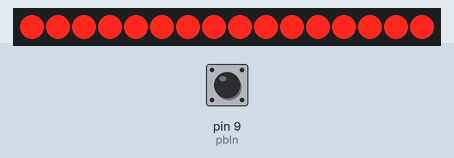
Recording of a sketch running on a simulated Arduino Uno, built with avr-gcc and run on an emulated ATmega328P. Parts: 16 shift-register outputs drawn as a row of LEDs (first output left, lit = HIGH). Wiring (inferred from the names in the program): 2 × shift register (74HC595): data pin 14; shift clock pin 16; latch pin 15. Wiring (inferred from the signals the program sends): row of LEDs: on Q0, Q1, Q2, Q3, Q4, Q5, Q6, Q7, Q8, Q9, Q10, Q11, Q12, Q13, Q14, Q15. Inputs (shaded band) come from the test bench; at power-on: pin 9 (pbIn) LOW.

Above: at 1.2 s.
1.3 s: pin 9 (pbIn) driven HIGH
At 2.6 s:
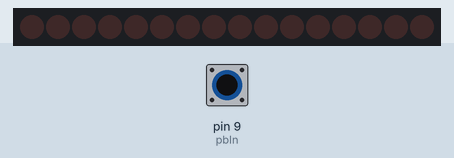
3.0 s: pin 9 (pbIn) pulsed LOW 5 times (0.12 s each, 0.3 s apart)
At 5.6 s:
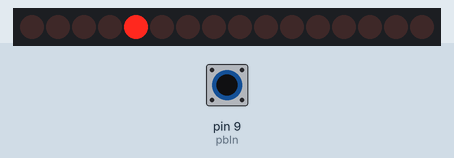
6.0 s: pin 9 (pbIn) pulsed LOW 2 times (0.12 s each, 0.3 s apart)
At 7.2 s:
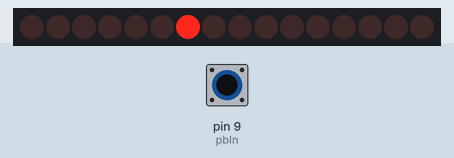
Timing chart, 0 to 9.0 s (numbered marks = the images above; inputs shaded):
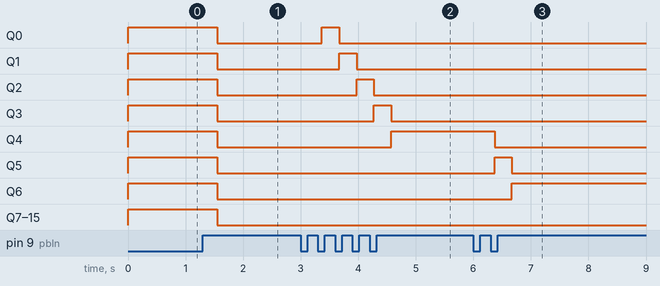

Measured:
- after the input at 1.3 s, Q0–15: HIGH → LOW after 0.25 s
- after the input at 3.0 s, Q0: LOW → HIGH after 0.37 s, → LOW 0.30 s later; Q1: LOW → HIGH after 0.67 s, → LOW 0.30 s later; Q2: LOW → HIGH after 0.97 s, → LOW 0.30 s later; Q3: LOW → HIGH after 1.3 s, → LOW 0.30 s later; Q4: LOW → HIGH after 1.6 s
- after the input at 6.0 s, Q4: HIGH → LOW after 0.37 s; Q5: LOW → HIGH after 0.37 s, → LOW 0.30 s later; Q6: LOW → HIGH after 0.67 s

The sketch:

Seven_Segment_Display_Bit_Cycling.ino
```cpp
int dataPin = 14; // SER
int latchPin = 15; // RCLK
int clockPin = 16; // SRCLK
int pbIn = 9 ;// button at pin 9;

int tDelay = 250; // debounce method
int i = 0; // counter for 7SegDisplay
int j = 0; // counter for 7SegDisplay
int k = 0; // counter reset LED
int buttonPressCounter = 0;
boolean state = LOW; // button state is not pushed
boolean heldState = LOW; // button state is not held

// hold display values in array
byte sevenSegmentDisplay[10] = {
  // byte code order for 7seg...
  // ... a b c d e f g (DEC)

  B11111111, // everything off
  B01111111, // A
  B10111111, // B
  B11011111, // C
  B11101111, // D
  B11110111, // E
  B11111011, // F
  B11111101, // G
  B11111110, // .
  B00000000 // 8.
};

void setup()
{
  pinMode(pbIn,INPUT);
  pinMode(latchPin, OUTPUT);
  pinMode(dataPin, OUTPUT);
  pinMode(clockPin, OUTPUT);
  digitalWrite(latchPin, LOW);
  digitalWrite(dataPin, LOW);
  digitalWrite(clockPin, LOW);
}

void loop() {

  state = digitalRead(pbIn);
  if(state == HIGH && heldState == LOW) {
    heldState = HIGH;

    delay(tDelay); // debounce

    // display message below
    if(buttonPressCounter >= 11) {
      buttonPressCounter = 1;
    }
    if(buttonPressCounter > 0) {
      Serial.print("PBS press # ");
      Serial.print(buttonPressCounter);
    }

    switch(buttonPressCounter) {
      case 1: {
        Serial.print(" => Segment A");
        break;
      }
      case 2: {
        Serial.print(" => Segment B");
        break;
      }
      case 3: {
        Serial.print(" => Segment C");
        break;
      }
      case 4: {
        Serial.print(" => Segment D");
        break;
      }
      case 5: {
        Serial.print(" => Segment E");
        break;
      }
      case 6: {
        Serial.print(" => Segment F");
        break;
      }
      case 7: {
        Serial.print(" => Segment G");
        break;
      }
      case 8: {
        Serial.print(" => Segment Decimal Point");
        break;
      }
      case 9: {
        Serial.print(" => 8.");
        break;
      }
      case 10: {
        Serial.print(" => all segments OFF");
        break;
      }
    }

    Serial.print("\n");

    digitalWrite(latchPin, LOW);
    shiftOut(dataPin, clockPin, LSBFIRST, sevenSegmentDisplay[i]); // shift held value
    shiftOut(dataPin, clockPin, LSBFIRST, sevenSegmentDisplay[j]); // shift next value
    digitalWrite(latchPin, HIGH);

    // segment display counter up by one
    j = j + 1;
    if(j > 9) {
      i++;
      j = 0;
    }
    // counter for counter display
    buttonPressCounter++;
  } else if(state == LOW && heldState == HIGH) {
    heldState = LOW;
  }

}
```
